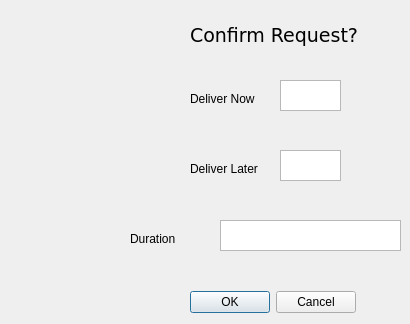
    <widget class="QWidget" name="deliverConfirmPage">
     <widget class="QTextEdit" name="deliverNowLabel">
      <property name="geometry">
       <rect>
        <x>280</x>
        <y>80</y>
        <width>61</width>
        <height>31</height>
       </rect>
      </property>
      <property name="readOnly">
       <bool>true</bool>
      </property>
     </widget>
     <widget class="QDialogButtonBox" name="durationButtonBox">
      <property name="geometry">
       <rect>
        <x>190</x>
        <y>290</y>
        <width>166</width>
        <height>25</height>
       </rect>
      </property>
      <property name="standardButtons">
       <set>QDialogButtonBox::Cancel|QDialogButtonBox::Ok</set>
      </property>
     </widget>
     <widget class="QLabel" name="label_67">
      <property name="geometry">
       <rect>
        <x>190</x>
        <y>20</y>
        <width>171</width>
        <height>31</height>
       </rect>
      </property>
      <property name="font">
       <font>
        <family>DejaVu Sans</family>
        <pointsize>14</pointsize>
       </font>
      </property>
      <property name="text">
       <string>Confirm Request?</string>
      </property>
     </widget>
     <widget class="QTextEdit" name="deliverLaterLabel_3">
      <property name="geometry">
       <rect>
        <x>280</x>
        <y>150</y>
        <width>61</width>
        <height>31</height>
       </rect>
      </property>
      <property name="readOnly">
       <bool>true</bool>
      </property>
     </widget>
     <widget class="QTextEdit" name="durationLabel">
      <property name="geometry">
       <rect>
        <x>220</x>
        <y>220</y>
        <width>181</width>
        <height>31</height>
       </rect>
      </property>
      <property name="readOnly">
       <bool>true</bool>
      </property>
     </widget>
     <widget class="QLabel" name="label_68">
      <property name="geometry">
       <rect>
        <x>190</x>
        <y>90</y>
        <width>81</width>
        <height>17</height>
       </rect>
      </property>
      <property name="text">
       <string>Deliver Now</string>
      </property>
     </widget>
     <widget class="QLabel" name="label_69">
      <property name="geometry">
       <rect>
        <x>190</x>
        <y>160</y>
        <width>91</width>
        <height>17</height>
       </rect>
      </property>
      <property name="text">
       <string>Deliver Later</string>
      </property>
     </widget>
     <widget class="QLabel" name="label_70">
      <property name="geometry">
       <rect>
        <x>130</x>
        <y>230</y>
        <width>61</width>
        <height>17</height>
       </rect>
      </property>
      <property name="text">
       <string>Duration</string>
      </property>
     </widget>
    </widget>
